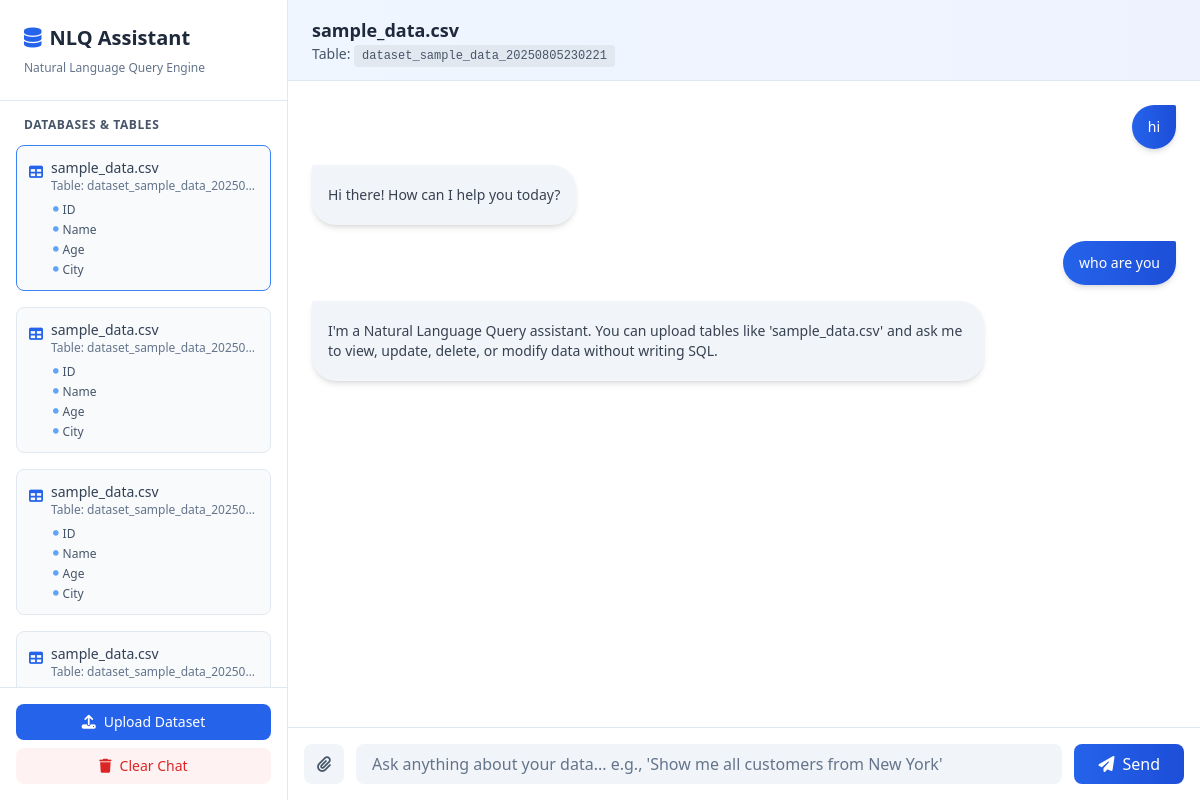
The app's page /query/, older data.
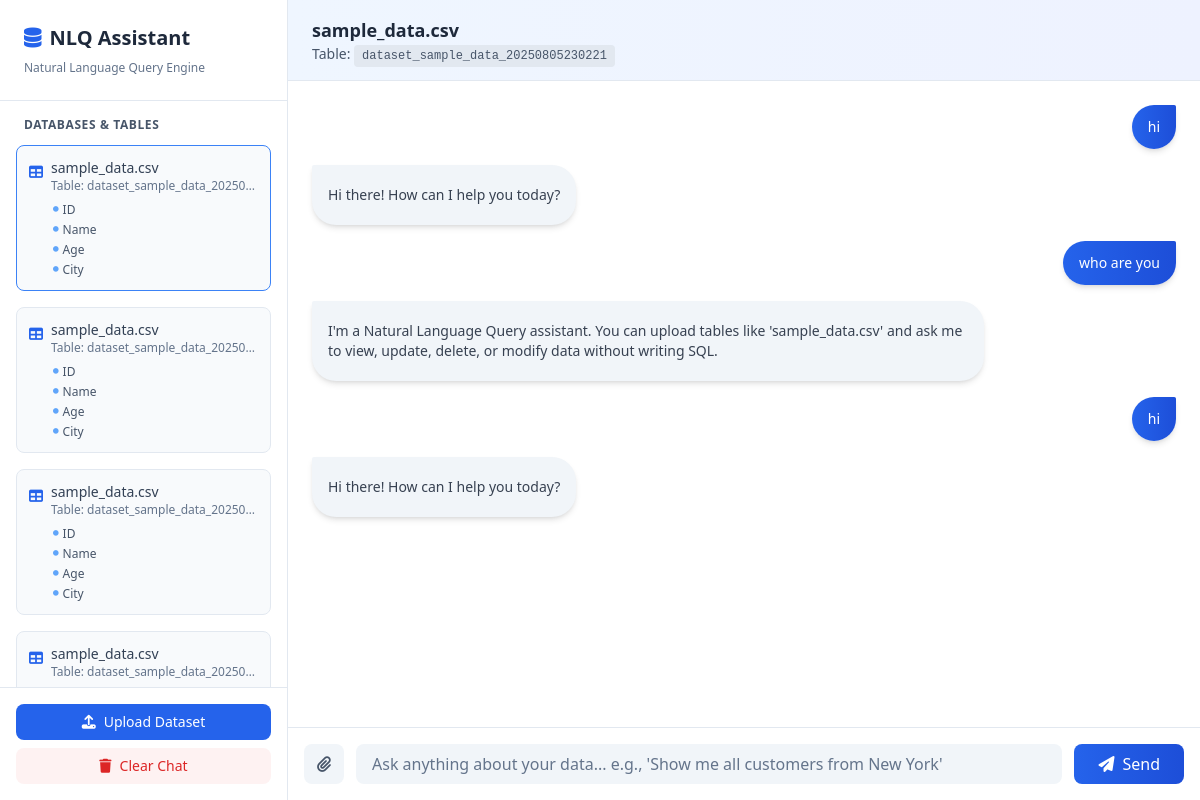
The same page, newer data.
### query_app/models.py (models this page shows)
class Dataset(models.Model):
    user = models.ForeignKey(User, on_delete=models.CASCADE, null=True, blank=True)  # Allow per-user datasets
    name = models.CharField(max_length=255)
    table_name = models.CharField(max_length=255)
    columns = models.JSONField()
    file = models.FileField(upload_to='datasets/')
    uploaded_at = models.DateTimeField(auto_now_add=True)

class Conversation(models.Model):
    dataset = models.ForeignKey(Dataset, on_delete=models.CASCADE)
    user_query = models.TextField()
    sql_query = models.TextField(blank=True, null=True)
    response = models.TextField()
    created_at = models.DateTimeField(auto_now_add=True)

### query_app/views.py (the view)
# urls.py: path('query/', views.query_interface, name='query_interface'),
def query_interface(request):
    datasets = Dataset.objects.filter(
        user=request.user if request.user.is_authenticated else None
    )
    dataset_id = request.GET.get('dataset')
    selected_dataset = None
    conversations = []
    new_upload = request.GET.get('new_upload', 'false').lower() == 'true'
    if dataset_id:
        try:
            selected_dataset = Dataset.objects.get(id=dataset_id, user=request.user if request.user.is_authenticated else None)
            conversations = Conversation.objects.filter(dataset=selected_dataset).order_by('created_at')
        except Dataset.DoesNotExist:
            selected_dataset = None
    elif datasets.exists():
        selected_dataset = datasets.first()
        conversations = Conversation.objects.filter(dataset=selected_dataset).order_by('created_at')
    query_form = NaturalLanguageQueryForm()
    return render(request, 'query.html', {
        'datasets': datasets,
        'selected_dataset': selected_dataset,
        'conversations': conversations,
        'query_form': query_form,
        'new_upload': new_upload
    })

### query_app/forms.py
class NaturalLanguageQueryForm(forms.Form):
    query = forms.CharField(
        label='Your Question',
        widget=forms.TextInput(attrs={'placeholder': 'E.g.: Show me customers from New York'})
    )

### templates/query.html (shortened to what this page needs)
{% extends "base.html" %}
{% block content %}
<div class="flex h-screen overflow-hidden">
    <div class="w-72 bg-white border-r border-slate-200 shadow-lg flex flex-col">
        <div class="p-6 border-b border-slate-200">
            <div class="flex items-center gap-2 mb-1">
                <i class="fas fa-database text-blue-600 text-xl"></i>
                <h1 class="text-xl font-bold text-slate-800">NLQ Assistant</h1>
            </div>
            <p class="text-xs text-slate-500 mt-2">Natural Language Query Engine</p>
        </div>
        <div class="flex-1 overflow-y-auto scrollbar-hide">
            <div class="p-4">
                <h2 class="text-xs font-semibold text-slate-600 uppercase tracking-wider mb-3 px-2">Databases & Tables</h2>
                {% if datasets %}
                    {% for dataset in datasets %}
                        <div class="mb-4 p-3 bg-slate-50 rounded-lg border {% if selected_dataset.id == dataset.id %}border-blue-500 bg-blue-50{% else %}border-slate-200{% endif %} transition">
                            <a href="?dataset={{ dataset.id }}" class="flex items-start gap-2 cursor-pointer hover:opacity-80 transition">
                                <i class="fas fa-table text-blue-600 mt-1 text-sm"></i>
                                <div class="flex-1 min-w-0">
                                    <p class="text-sm font-medium text-slate-700 truncate">{{ dataset.name }}</p>
                                    <p class="text-xs text-slate-500 truncate">Table: {{ dataset.table_name }}</p>
                                </div>
                            </a>
                            <div class="mt-2 ml-6 space-y-1">
                                {% for col in dataset.columns|slice:":5" %}
                                    <div class="text-xs text-slate-600 flex items-center gap-1">
                                        <i class="fas fa-circle text-blue-400" style="font-size: 0.35rem;"></i>
                                        <span>{{ col.name }}</span>
                                    </div>
                                {% endfor %}
                            </div>
                        </div>
                    {% endfor %}
                {% else %}
                    <div class="text-center py-8 text-slate-500">
                        <i class="fas fa-inbox text-3xl mb-2 block text-slate-300"></i>
                        <p class="text-sm">No datasets uploaded yet</p>
                    </div>
                {% endif %}
            </div>
        </div>
        <div class="p-4 border-t border-slate-200 space-y-2">
            <button onclick="document.getElementById('upload-file-input').click()" class="w-full bg-blue-600 hover:bg-blue-700 text-white py-2 rounded-lg text-sm font-medium transition flex items-center justify-center gap-2">
                <i class="fas fa-upload"></i> Upload Dataset
            </button>
            {% if selected_dataset %}
                <form method="post" action="{% url 'clear_conversation' %}" class="w-full">
                    <button type="submit" class="w-full bg-red-50 hover:bg-red-100 text-red-600 py-2 rounded-lg text-sm font-medium transition flex items-center justify-center gap-2">
                        <i class="fas fa-trash"></i> Clear Chat
                    </button>
                </form>
            {% endif %}
        </div>
    </div>
    <div class="flex-1 flex flex-col bg-white">
        <div class="bg-gradient-to-r from-blue-50 to-indigo-50 px-6 py-4 border-b border-slate-200 flex items-center justify-between">
            <div>
                {% if selected_dataset %}
                    <h2 class="text-lg font-semibold text-slate-800">{{ selected_dataset.name }}</h2>
                    <p class="text-sm text-slate-600">Table: <code class="bg-slate-200 px-2 py-1 rounded text-xs">{{ selected_dataset.table_name }}</code></p>
                {% else %}
                    <h2 class="text-lg font-semibold text-slate-800">Select a Dataset</h2>
                    <p class="text-sm text-slate-600">Choose a table from the left sidebar to start</p>
                {% endif %}
            </div>
        </div>
        <div id="chat-box" class="flex-1 overflow-y-auto scrollbar-hide p-6 space-y-4">
            {% if conversations %}
                {% for convo in conversations %}
                    <div class="flex justify-end chat-message">
                        <div class="max-w-xl bg-gradient-to-r from-blue-600 to-blue-700 text-white rounded-3xl rounded-tr-sm px-4 py-3 shadow-md">
                            <p class="text-sm">{{ convo.user_query }}</p>
                        </div>
                    </div>
                    <div class="flex justify-start chat-message">
                        <div class="max-w-2xl bg-slate-100 text-slate-800 rounded-3xl rounded-tl-sm px-4 py-3 shadow-md">
                            <div class="text-sm prose prose-sm max-w-none">
                                {{ convo.response|safe }}
                            </div>
                        </div>
                    </div>
                {% endfor %}
            {% endif %}
        </div>
        <div class="border-t border-slate-200 p-4 bg-white">
            <form id="query-form" method="post" action="{% url 'process_query' %}" enctype="multipart/form-data" class="flex gap-3">
                <label for="file-input" class="flex items-center justify-center w-10 h-10 rounded-lg bg-slate-100 hover:bg-blue-100 cursor-pointer transition text-slate-600 hover:text-blue-600">
                    <i class="fas fa-paperclip"></i>
                </label>
                <input
                    id="query-input"
                    type="text"
                    name="query"
                    placeholder="Ask anything about your data... e.g., 'Show me all customers from New York'"
                    class="flex-1 px-4 py-2 rounded-lg bg-slate-100 text-slate-800 placeholder-slate-500 focus:outline-none focus:ring-2 focus:ring-blue-500 focus:bg-white transition"
                    required
                >
                <button
                    type="submit"
                    class="bg-gradient-to-r from-blue-600 to-blue-700 hover:from-blue-700 hover:to-blue-800 text-white px-6 py-2 rounded-lg font-medium transition flex items-center gap-2 disabled:opacity-50 disabled:cursor-not-allowed"
                >
                    <i class="fas fa-paper-plane"></i> Send
                </button>
            </form>
        </div>
    </div>
</div>
{% endblock %}

### templates/base.html (shortened to what this page needs)
<!DOCTYPE html>
<html lang="en">
<head>
    <script src="https://cdn.tailwindcss.com"></script>
    <link rel="stylesheet" href="https://cdnjs.cloudflare.com/ajax/libs/font-awesome/6.4.0/css/all.min.css">
</head>
<body class="bg-gradient-to-br from-slate-50 to-slate-100">
    {% block content %}{% endblock %}
</body>
</html>

### templates/base.html (style rules this page uses)
.scrollbar-hide { -ms-overflow-style: none; scrollbar-width: none; }
.chat-message { animation: slideIn 0.3s ease-in-out; }
.prose p { color: #374151; margin: 8px 0; }

Row changes from the older to the newer data that the page shows:
added Conversation: user_query "hi", response "Hi there! How can I help you today?"
